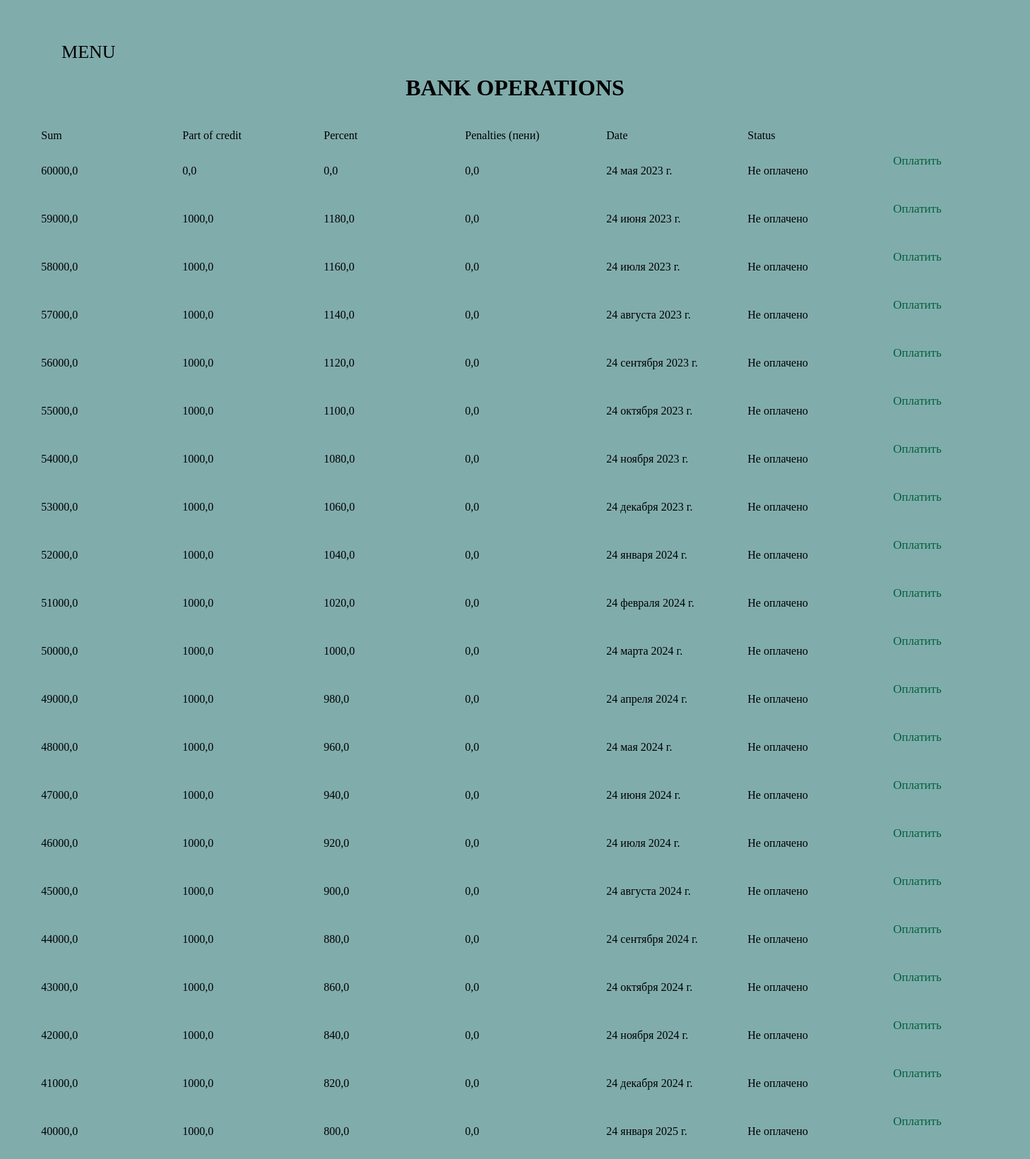
Page /credit/15 (upper part) on the committed database.
### apps/onoxo/models.py (models this page shows, shortened)
class CreditForEveryMonth_Model(models.Model):
        credit = models.ForeignKey(Credit_Model, verbose_name="Credit", on_delete=models.CASCADE,  related_name="credit")
        SumForMonth = models.FloatField(verbose_name="sum for month", null=True )
        SumWithPercent = models.FloatField(verbose_name="amount of month", null=True )
        SumRemains =  models.FloatField(verbose_name="Remains of month", null=True )
        percent = models.FloatField(verbose_name="percent", null=True )
        penalties =  models.FloatField(verbose_name="percent", null=True )
        dateOfPayment = models.DateField(verbose_name="data of payment", null=True, blank=True )
        status = models.CharField(verbose_name="Status",max_length=255, null=True, blank=True )
        class Meta:
            ordering = ['-credit','dateOfPayment',]

### apps/onoxo/views.py (the view, shortened to what this page needs)
# urls.py: path("credit/<int:id>",CreditForEveryMonth,name='creditik'),
def CreditForEveryMonth(request, id):
    if request.method == "GET":
        credit = Credit_Model.objects.get(id=id)
        obj = CreditForEveryMonth_Model.objects.filter(credit=credit)
        fiter_false = obj.filter(status=False)
        first = fiter_false.first()
        if first.dateOfPayment < date.today():
            dateOfpenalties = date.today() - first.dateOfPayment
            days = dateOfpenalties.days
            first.penalties = float(days) * ((first.SumWithPercent+first.SumForMonth)*credit.penalties/100)
            first.save()
        objsave = CreditForEveryMonth_Model.objects.filter(credit=credit)
        return render(request, "CreditForEveryMonth.html", {"credit": objsave})

### apps/onoxo/templates/CreditForEveryMonth.html (shortened to what this page needs)
{% extends "headerfooter.html" %}
{% block hf %}
{% load static %}
<h1 class="title">
    BANK OPERATIONS
</h1>
<div class="naimenov">
    <p>Sum</p>
    <p>Part of credit</p>
    <p>Percent</p>
    <p>Penalties (пени)</p>
    <p>Date</p>
    <p>Status</p>
</div>
<div class="Secondblock">
    {% for credit_month in credit %}
    <div class="textBoxes">
            <p>{{ credit_month.SumRemains }}</p>
            <p>{{ credit_month.SumForMonth }}</p>
            <p>{{ credit_month.SumWithPercent }}</p>
            <p>{{ credit_month.penalties }}</p>
            <p>{{ credit_month.dateOfPayment }}</p>
            {% if  credit_month.status == "True" %}
                <p>Оплачено</p>
            {% elif  credit_month.status == "False" %}
                <p>Не оплачено</p>
                <form method="post">
                    <button type="submit" class = "del" >Оплатить</button>
                </form>
            {% else %}
                <p>{{credit_month.status }}</p>
            {% endif %}
    </div><br>
    {% endfor %}
</div>
{% endblock %}

### apps/onoxo/templates/headerfooter.html (shortened to what this page needs)
{% load static %}
<html>
<head>
  <link rel="stylesheet" type="text/css" href="{% static '/ForPages.css' %}" media="all">
</head>
<body>
  <form action="/">
    <button class="back">MENU</button>
  </form>
  {% block hf %}
  {% endblock %}
</body>
</html>

### static/ForPages.css (style rules this page uses)
body { margin: 4%; background-color: rgb(129, 172, 172); background-repeat: repeat; background-size: 100%; }
* { font-family: 'Times New Roman', Times, serif; }
.naimenov { display: grid; grid-template-columns: 70px 200px 200px 200px 200px 200px 200px 200px 200px 200px; grid-gap: 0%; margin-top: 24px; }
.textBoxes { display: grid; grid-template-columns: 70px 200px 200px 200px 200px 200px 200px 200px 200px 200px; grid-gap: 0%; margin-top: 0%; }
.title { text-align: center; margin-top: 1%; }
.del { border: none; background-color: rgba(139, 69, 19, 0); font-size: 15px; text-decoration: none; }
.back { width: 10%; border-width: 0px; color: rgb(0, 0, 0); background-color: rgb(129, 172, 172); font-size:26px; }

### apps/onoxo/templates/CreditForEveryMonth.html (style rules this page uses)
.naimenov { display: grid; grid-template-columns: 200px 200px 200px 200px 200px 200px 200px 200px 200px 200px; grid-gap: 0%; margin-top: 24px; }
.del { color:rgb(0, 97, 57); font-size: 106%; }
.textBoxes { display: grid; grid-template-columns: 200px 200px 200px 200px 200px 200px 200px 200px 200px 200px; grid-gap: 0%; margin-top: 0%; }

### rows in the picture
CreditForEveryMonth_Model: SumRemains "60000,0", SumForMonth "0,0", SumWithPercent "0,0", penalties "0,0", dateOfPayment "24 мая 2023 г."
CreditForEveryMonth_Model: SumRemains "59000,0", SumForMonth "1000,0", SumWithPercent "1180,0", penalties "0,0", dateOfPayment "24 июня 2023 г."
CreditForEveryMonth_Model: SumRemains "58000,0", SumForMonth "1000,0", SumWithPercent "1160,0", penalties "0,0", dateOfPayment "24 июля 2023 г."
CreditForEveryMonth_Model: SumRemains "57000,0", SumForMonth "1000,0", SumWithPercent "1140,0", penalties "0,0", dateOfPayment "24 августа 2023 г."
CreditForEveryMonth_Model: SumRemains "56000,0", SumForMonth "1000,0", SumWithPercent "1120,0", penalties "0,0", dateOfPayment "24 сентября 2023 г."
CreditForEveryMonth_Model: SumRemains "55000,0", SumForMonth "1000,0", SumWithPercent "1100,0", penalties "0,0", dateOfPayment "24 октября 2023 г."
CreditForEveryMonth_Model: SumRemains "54000,0", SumForMonth "1000,0", SumWithPercent "1080,0", penalties "0,0", dateOfPayment "24 ноября 2023 г."
CreditForEveryMonth_Model: SumRemains "53000,0", SumForMonth "1000,0", SumWithPercent "1060,0", penalties "0,0", dateOfPayment "24 декабря 2023 г."
CreditForEveryMonth_Model: SumRemains "52000,0", SumForMonth "1000,0", SumWithPercent "1040,0", penalties "0,0", dateOfPayment "24 января 2024 г."
CreditForEveryMonth_Model: SumRemains "51000,0", SumForMonth "1000,0", SumWithPercent "1020,0", penalties "0,0", dateOfPayment "24 февраля 2024 г."
CreditForEveryMonth_Model: SumRemains "50000,0", SumForMonth "1000,0", SumWithPercent "1000,0", penalties "0,0", dateOfPayment "24 марта 2024 г."
CreditForEveryMonth_Model: SumRemains "49000,0", SumForMonth "1000,0", SumWithPercent "980,0", penalties "0,0", dateOfPayment "24 апреля 2024 г."
CreditForEveryMonth_Model: SumRemains "48000,0", SumForMonth "1000,0", SumWithPercent "960,0", penalties "0,0", dateOfPayment "24 мая 2024 г."
CreditForEveryMonth_Model: SumRemains "47000,0", SumForMonth "1000,0", SumWithPercent "940,0", penalties "0,0", dateOfPayment "24 июня 2024 г."
CreditForEveryMonth_Model: SumRemains "46000,0", SumForMonth "1000,0", SumWithPercent "920,0", penalties "0,0", dateOfPayment "24 июля 2024 г."
CreditForEveryMonth_Model: SumRemains "45000,0", SumForMonth "1000,0", SumWithPercent "900,0", penalties "0,0", dateOfPayment "24 августа 2024 г."
CreditForEveryMonth_Model: SumRemains "44000,0", SumForMonth "1000,0", SumWithPercent "880,0", penalties "0,0", dateOfPayment "24 сентября 2024 г."
CreditForEveryMonth_Model: SumRemains "43000,0", SumForMonth "1000,0", SumWithPercent "860,0", penalties "0,0", dateOfPayment "24 октября 2024 г."
CreditForEveryMonth_Model: SumRemains "42000,0", SumForMonth "1000,0", SumWithPercent "840,0", penalties "0,0", dateOfPayment "24 ноября 2024 г."
CreditForEveryMonth_Model: SumRemains "41000,0", SumForMonth "1000,0", SumWithPercent "820,0", penalties "0,0", dateOfPayment "24 декабря 2024 г."
CreditForEveryMonth_Model: SumRemains "40000,0", SumForMonth "1000,0", SumWithPercent "800,0", penalties "0,0", dateOfPayment "24 января 2025 г."
